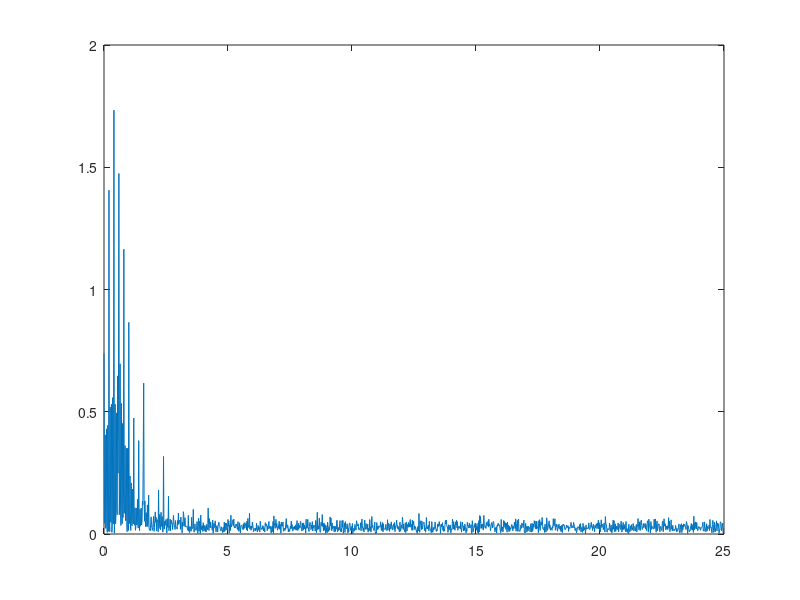
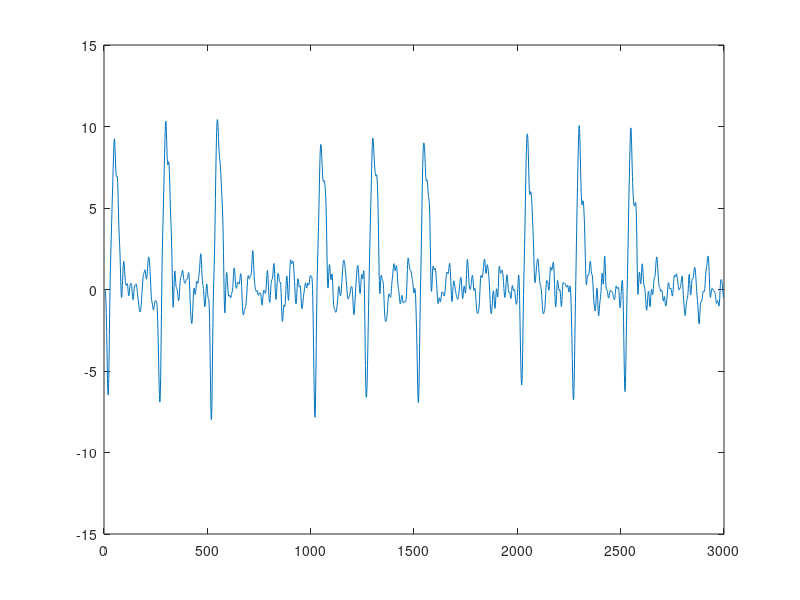
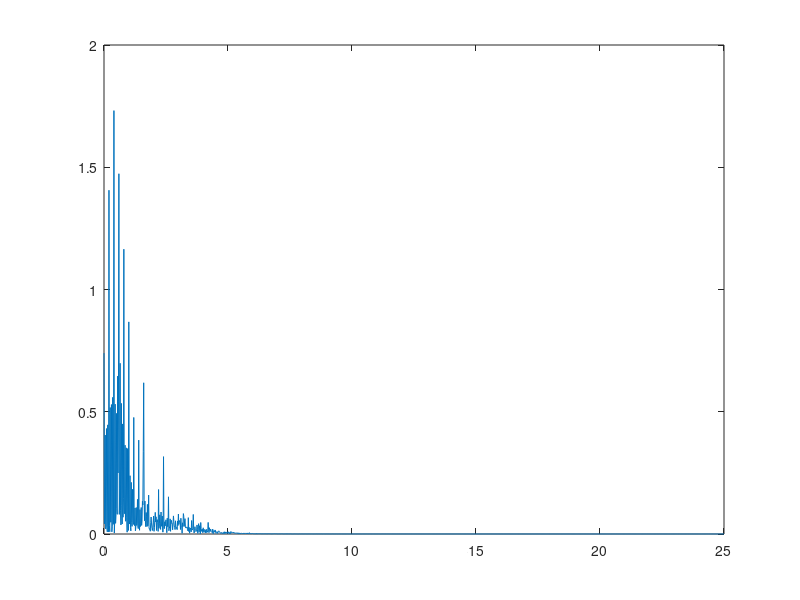
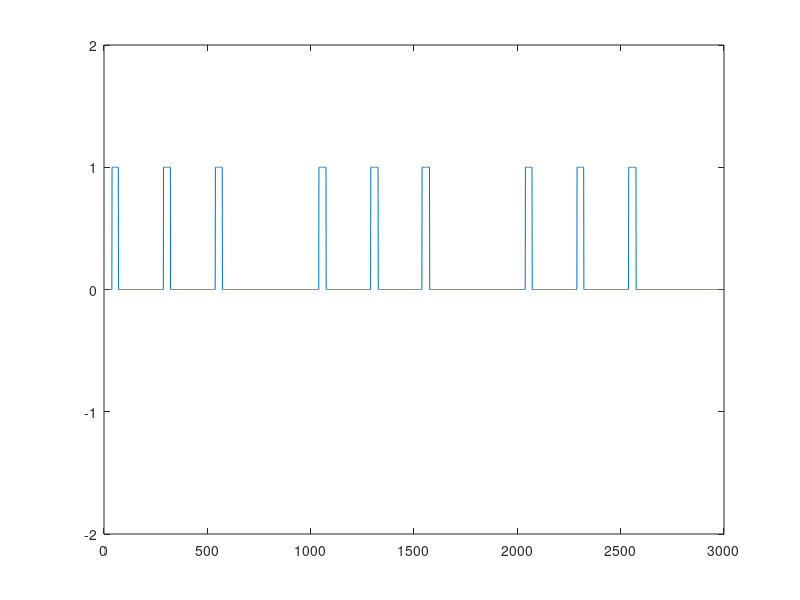

Here is the MATLAB script that generated these plots, in order:
Fs = 50;
r  = load('eye_blink_data.csv');
L = length(r);

Y = fft(r);
P2 = abs(Y/L);
P1 = P2(1:L/2+1);
P1(2:end-1) = 2*P1(2:end-1);
f = Fs*(0:(L/2))/L;
figure;
plot(f,P1);


[b,a] = butter(6,0.15);
dataIn = r;
dataOut = filter(b,a,dataIn);
figure;
plot(dataOut);
axis([0 3000 -15 15]);

Y = fft(dataOut);
P2 = abs(Y/L);
P1 = P2(1:L/2+1);
P1(2:end-1) = 2*P1(2:end-1);
f = Fs*(0:(L/2))/L;
figure;
plot(f,P1);
output = zeros(1,length(dataOut));
for i = 1:length(dataOut)
    if dataOut(i)>5
        output(1,i)=1;
        %k = k+1;
    end
 
    
end
figure;
plot(output);
axis([0 3000 -2 2]);
p_start = 0;
f_op = zeros(1,L);
p_count = 0;
for i = 1:length(output)
    if output(1,i) == 1
        p_start = 1;
    end
    if output(1,i) == 0
        if p_start == 1
             p_count = p_count + 1;
             p_start = 0;
        end
    end
    if p_count == 3
        f_op(1,i) = 1 - f_op(1,i);
        p_count = 0;
    end
    f_op(1,i+1) = f_op(1,i);
end

figure;
plot(f_op);
axis([0 3000 -2 2]);